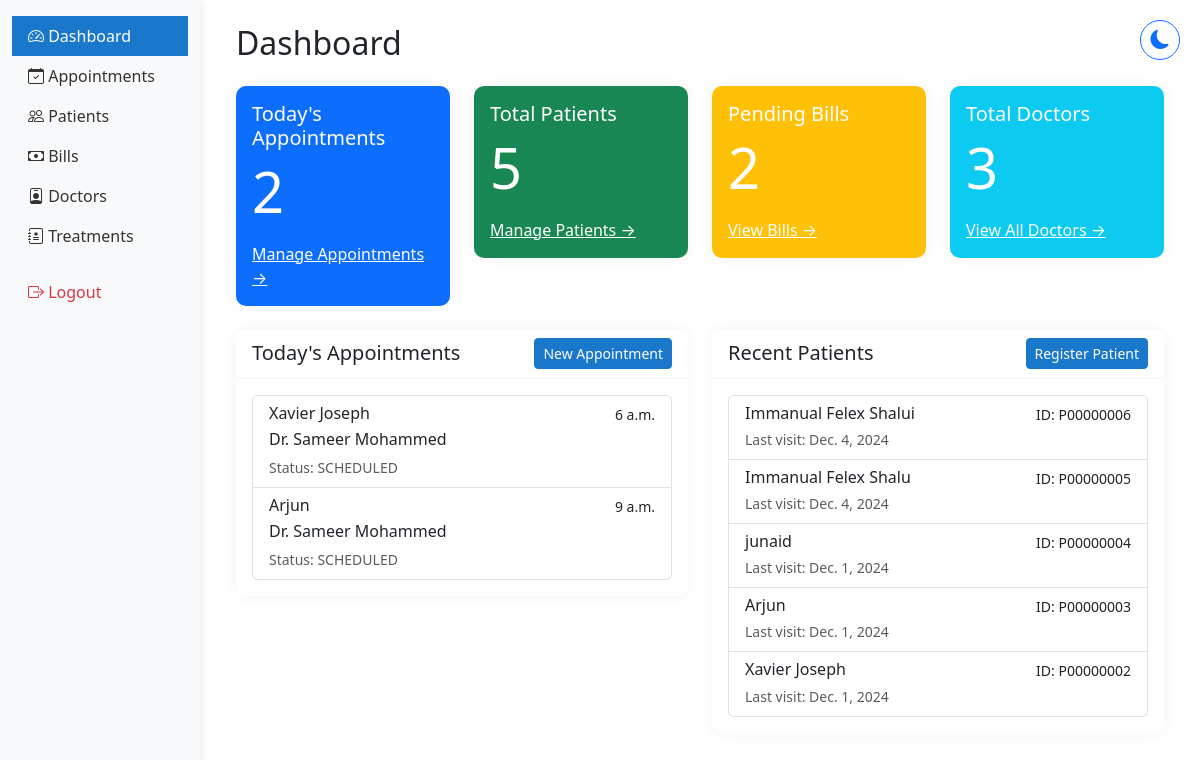
Before: /staff/dashboard/ (signed in) with the older database file.
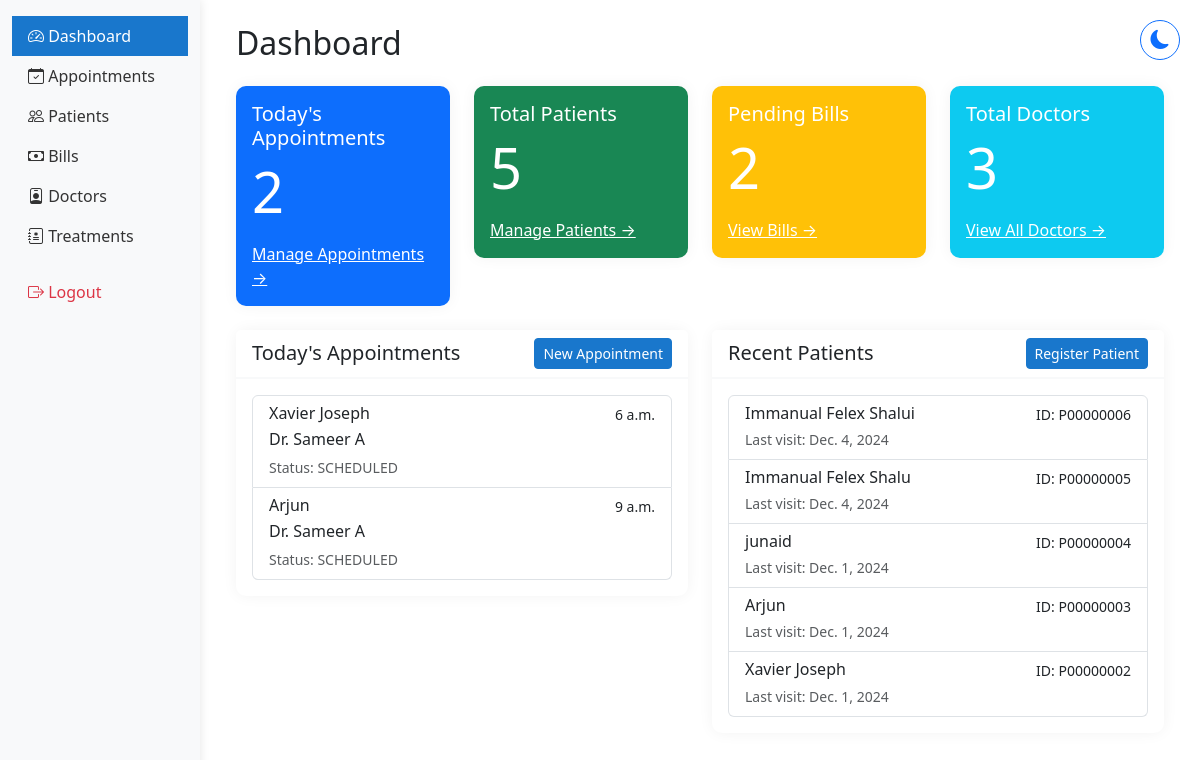
After: the same page with the newer database file.
### hmsapp/models.py (models this page shows, shortened)
class Appointment(models.Model):
    APPOINTMENT_STATUS = [
        ('SCHEDULED', 'Scheduled'),
        ('COMPLETED', 'Completed'),
        ('CANCELLED', 'Cancelled'),
        ('NO_SHOW', 'No Show'),
    ]
    appointment_id = models.CharField(max_length=10, unique=True, null=True, blank=True, default=None)
    patient = models.ForeignKey(Patient, on_delete=models.CASCADE)
    doctor = models.ForeignKey(DoctorProfile, on_delete=models.CASCADE)
    appointment_date = models.DateField()
    appointment_time = models.TimeField()
    status = models.CharField(max_length=20, choices=APPOINTMENT_STATUS, default='SCHEDULED')
    notes = models.TextField(blank=True)
    phone_number = models.CharField(max_length=15, validators=[phone_regex], null=True, blank=True)
    medical_records = models.FileField(upload_to='medical_records/', null=True, blank=True)
    google_calendar_event_id = models.CharField(max_length=100, blank=True, null=True)
    created_at = models.DateTimeField(auto_now_add=True)
    updated_at = models.DateTimeField(auto_now=True)
    class Meta:
        ordering = ['-appointment_date', '-appointment_time']

class DoctorProfile(models.Model):
    user = models.OneToOneField(User, on_delete=models.CASCADE)
    specialty = models.ForeignKey('Specialty', on_delete=models.SET_NULL, null=True)
    license_number = models.CharField(max_length=50, unique=True)
    phone_number = models.CharField(max_length=15, validators=[phone_regex])
    address = models.TextField(blank=True)
    doctor_id = models.CharField(max_length=6, unique=True, blank=True)
    profile_picture = models.ImageField(
        upload_to='doctors/profile_pics/',
        null=True,
        blank=True,
        validators=[FileExtensionValidator(['jpg', 'jpeg', 'png'])]
    )
    google_calendar_enabled = models.BooleanField(default=False)
    google_calendar_credentials = models.JSONField(null=True, blank=True)
    created_at = models.DateTimeField(auto_now_add=True)
    updated_at = models.DateTimeField(auto_now=True)

class Patient(models.Model):
    BLOOD_GROUPS = [
        ('A+', 'A+'), ('A-', 'A-'),
        ('B+', 'B+'), ('B-', 'B-'),
        ('O+', 'O+'), ('O-', 'O-'),
        ('AB+', 'AB+'), ('AB-', 'AB-'),
    ]
    GENDER_CHOICES = [
        ('MALE', 'Male'),
        ('FEMALE', 'Female'),
        ('OTHER', 'Other'),
    ]
    user = models.OneToOneField(User, on_delete=models.CASCADE)  # Changed to OneToOneField
    patient_name = models.CharField(max_length=100)  # Removed blank=True
    date_of_birth = models.DateField()
    blood_group = models.CharField(max_length=5, choices=BLOOD_GROUPS)  # Added choices
    gender = models.CharField(max_length=10, choices=GENDER_CHOICES)  # Added choices
    nationality = models.CharField(max_length=50)
    referred_by = models.CharField(max_length=100, blank=True)
    phone_number = models.CharField(max_length=15, validators=[phone_regex])
    address = models.TextField(blank=True)
    emergency_contact_name = models.CharField(max_length=100)
    emergency_contact_phone = models.CharField(max_length=15, validators=[phone_regex])
    medical_history = models.TextField(blank=True)
    drug_allergies = models.TextField(blank=True)
    food_allergies = models.TextField(blank=True)
    created_at = models.DateTimeField(auto_now_add=True)
    updated_at = models.DateTimeField(auto_now=True)
    patient_id = models.CharField(max_length=9, unique=True, blank=True)
    profile_picture = models.ImageField(
        upload_to='patients/profile_pics/',
        null=True,
        blank=True,
        validators=[FileExtensionValidator(['jpg', 'jpeg', 'png'])]
    )

### hmsapp/views.py (the view)
# urls.py: path('staff/dashboard/', views.staff_dashboard, name='staff_dashboard'),
@login_required
@staff_required
def staff_dashboard(request):
    context = {
        'staff': get_object_or_404(StaffProfile, user=request.user),
        'todays_appointments': Appointment.objects.filter(
            appointment_date=date.today()
        ).order_by('appointment_time'),
        'recent_patients': Patient.objects.order_by('-created_at')[:5],
        'pending_bills': Bill.objects.filter(
            payment_status__in=['UNPAID', 'PARTIALLY_PAID']
        ).count(),
        'total_doctors': DoctorProfile.objects.count()
    }
    return render(request, 'staff/staff_dashboard.html', context)

### hmsapp/context_processors.py (called while the page is built)
def base_template(request):
    if request.user.is_authenticated:
        if request.user.groups.filter(name='Doctors').exists():
            base_template = 'doctor/base_doctor.html'
        elif request.user.groups.filter(name='Administrators').exists():
            base_template = 'hosp_admin/base_admin.html'
        else:
            base_template = 'staff/base_staff.html'
    else:
        base_template = 'staff/base_staff.html'
    return {'base_template': base_template}

### hmsapp/templates/staff/staff_dashboard.html (shortened to what the changed rows need)
{% extends 'staff/base_staff.html' %}
{% block content %}
<div class="container-fluid py-4">
    <h1 class="h2 mb-4">Dashboard</h1>
    <div class="row">
        <div class="col-md-6">
            <div class="card">
                <div class="card-body">
                    {% if todays_appointments %}
                        <div class="list-group">
                        {% for appointment in todays_appointments %}
                            <a href="{% url 'view_appointment' appointment.id %}" class="list-group-item list-group-item-action">
                                <div class="d-flex w-100 justify-content-between">
                                    <h6 class="mb-1">{{ appointment.patient.patient_name }}</h6>
                                    <small>{{ appointment.appointment_time }}</small>
                                </div>
                                <p class="mb-1">Dr. {{ appointment.doctor.user.get_full_name }}</p>
                                <small class="text-muted">Status: {{ appointment.status }}</small>
                            </a>
                        {% endfor %}
                        </div>
                    {% else %}
                        <p class="text-muted">No appointments scheduled for today.</p>
                    {% endif %}
                </div>
            </div>
        </div>
    </div>
</div>
{% endblock %}

Changed rows visible on the page:
changed through a linked row, Appointment "Xavier Joseph": doctor.user.get_full_name "Sameer Mohammed" → "Sameer A"
changed through a linked row, Appointment "Arjun": doctor.user.get_full_name "Sameer Mohammed" → "Sameer A"
